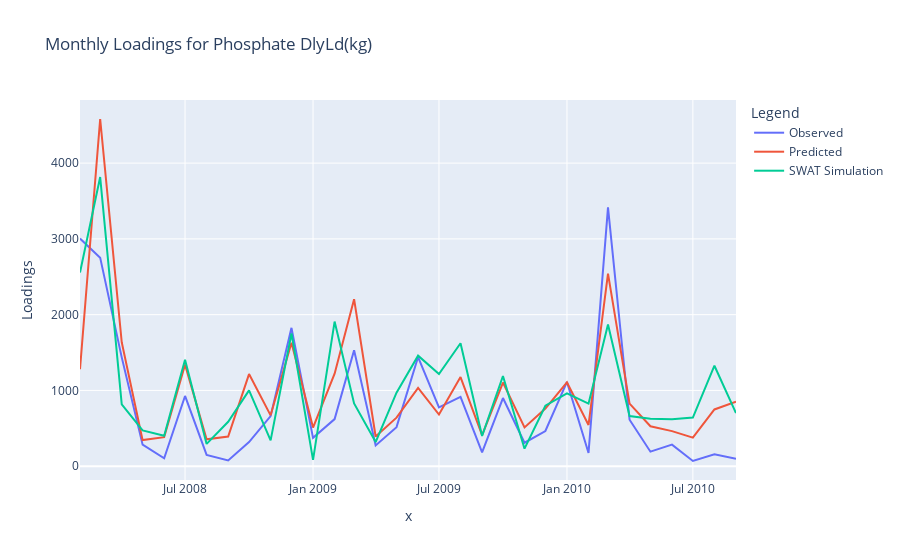
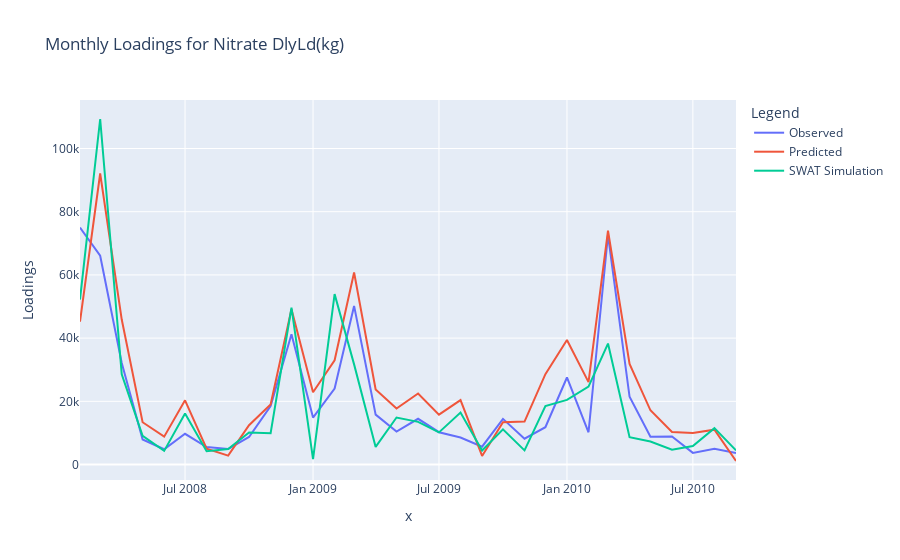
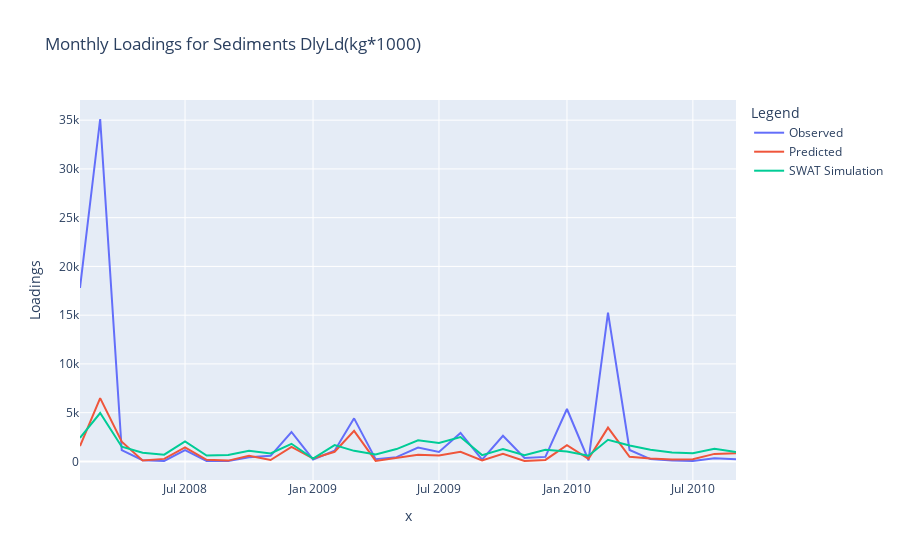

The notebook cell saved with these charts, in order:
### Code cell
import plotly.express as px

for target in targets:
    # Create a DataFrame for plotting
    plot_df = tabnet_monthly_aggregates[target].copy()
    plot_df["SWAT Simulation"] = swat_monthly_aggregates[f"Calibrated_SWAT_{target}"].values

    # Plot using Plotly Express
    fig = px.line(
        plot_df,
        x=plot_df["month"].astype("datetime64[ns]"),
        y=["Observed", "Predicted", "SWAT Simulation"],
        labels={"value": "Loadings", "month": "Month"},
        title=f"Monthly Loadings for {target}",
    )
    fig.update_layout(legend_title_text="Legend")
    fig.show()
